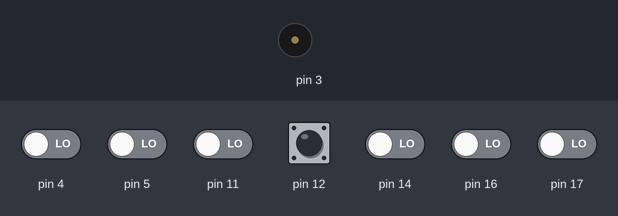
This sketch was run on a simulated Arduino Uno, built with avr-gcc and run on an emulated ATmega328P. On the bench: buzzer (waves = sounding). The inputs (shaded band) are chosen by the test bench; at power-on: pin 12 HIGH, pin 4, pin 5, pin 11, pin 14, pin 16, pin 17 LOW. What the sketch prints to the serial monitor is not drawn.

Above: at 0.8 s.
0.9 s: pin 12 pulled LOW for 0.15 s
At 2.1 s:
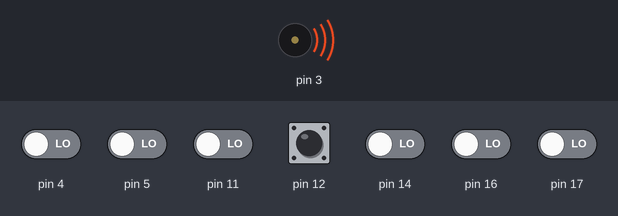
4.0 s: pin 4 driven HIGH
At 5.1 s:
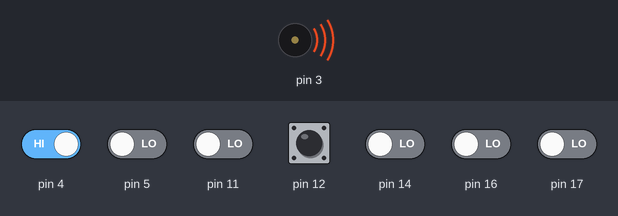
7.0 s: pin 5 driven HIGH
10.0 s: pin 4 driven LOW
13.0 s: pin 5 driven LOW
16.0 s: pin 4 driven HIGH
Timing chart, 0 to 19.0 s (numbered marks = the images above; inputs shaded):
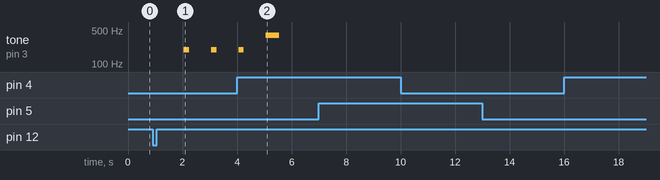

Measured:
- after the input at 0.9 s, tone on pin 3: alternates 195 Hz for 0.20 s and silent for 0.80 s, starting after 1.2 s
- after the input at 7.0 s, every drawn part: stays the same
- after the input at 10.0 s, every drawn part: stays the same
- after the input at 13.0 s, every drawn part: stays the same
- after the input at 16.0 s, every drawn part: stays the same

The sketch:

reflectance.ino
```cpp
//Program to read QTR Value 0 or 5 using serial port
//Comment out Serialport statements after verifying QTR values
//White <100 Black >500-700
//QTR Threshold White 200 using battery Black 2000
#include <ZumoBuzzer.h>
#include <Pushbutton.h>
#include <QTRSensors.h>
#include <ZumoReflectanceSensorArray.h>

// this might need to be tuned for different lighting conditions, surfaces, etc.
#define QTR_THRESHOLD  400 // microseconds

ZumoBuzzer buzzer;
Pushbutton button(ZUMO_BUTTON); // pushbutton on pin 12

#define NUM_SENSORS 6
unsigned int sensor_values[NUM_SENSORS];

ZumoReflectanceSensorArray sensors(QTR_NO_EMITTER_PIN);

void waitForButtonAndCountDown()
{
  button.waitForButton();

  // play audible countdown
  for (int i = 0; i < 3; i++)
  {
    delay(1000);
    buzzer.playNote(NOTE_G(3), 200, 15);
  }
  delay(1000);
  buzzer.playNote(NOTE_G(4), 500, 15);
  delay(1000);
}

void setup()
{
  Serial.begin(9600);
  waitForButtonAndCountDown();
}

void loop()
{
  if (button.isPressed())
  {
    // if button is pressed, stop and wait for another press to go again
    button.waitForRelease();
    waitForButtonAndCountDown();
  }

  sensors.read(sensor_values);

  Serial.print("Left = ");
  Serial.print(sensor_values[0]);//Left Sensor
  Serial.print(" ");

  Serial.print("Right = ");
  Serial.println(sensor_values[5]);//Right Sensor

  if (sensor_values[0] > QTR_THRESHOLD)//Left Sensor
  {

  }
  else if (sensor_values[5] > QTR_THRESHOLD)//Right Sensor
  {

  }
  else
  {

  }
}
```
